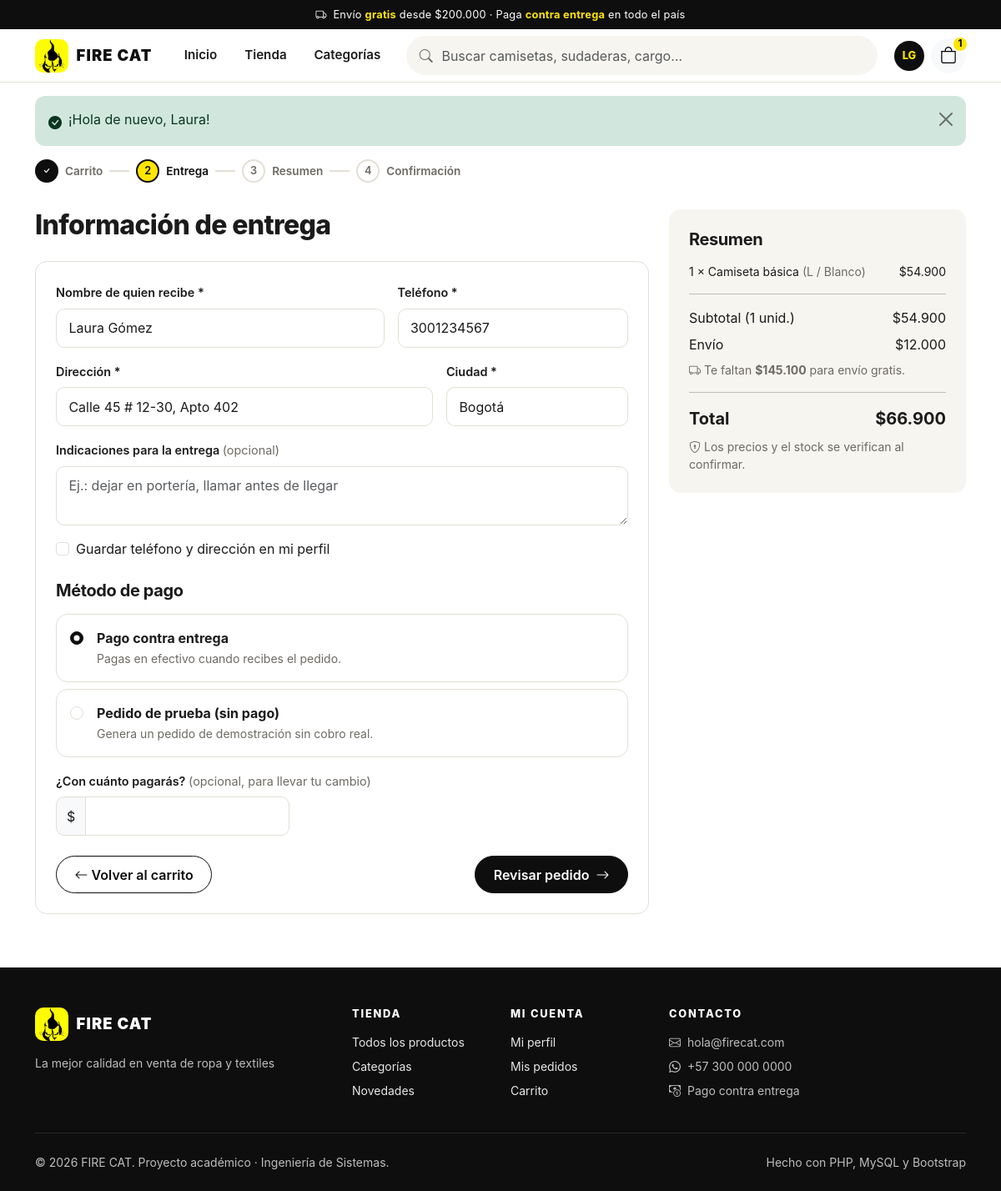
The app's page /checkout.php (signed in) with its own data.
### tables this page shows
CREATE TABLE usuarios (
    id                    INT UNSIGNED NOT NULL AUTO_INCREMENT,
    nombre                VARCHAR(60)  NOT NULL,
    apellido              VARCHAR(60)  NOT NULL,
    email                 VARCHAR(120) NOT NULL,
    password_hash         VARCHAR(255) NOT NULL,
    telefono              VARCHAR(20)  NULL,
    direccion             VARCHAR(160) NULL,
    ciudad                VARCHAR(80)  NULL,
    rol                   ENUM('administrador','cliente') NOT NULL DEFAULT 'cliente',
    estado                ENUM('activo','inactivo')       NOT NULL DEFAULT 'activo',
    debe_cambiar_password TINYINT(1)   NOT NULL DEFAULT 0,
    ultimo_acceso         DATETIME     NULL,
    fecha_registro        DATETIME     NOT NULL DEFAULT CURRENT_TIMESTAMP,
    fecha_actualizacion   DATETIME     NOT NULL DEFAULT CURRENT_TIMESTAMP ON UPDATE CURRENT_TIMESTAMP,
    PRIMARY KEY (id),
    UNIQUE KEY uq_usuarios_email (email),
    KEY idx_usuarios_rol_estado (rol, estado)
);

CREATE TABLE carrito_detalle (
    id              INT UNSIGNED      NOT NULL AUTO_INCREMENT,
    carrito_id      INT UNSIGNED      NOT NULL,
    producto_id     INT UNSIGNED      NOT NULL,
    variante_id     INT UNSIGNED      NOT NULL,
    cantidad        SMALLINT UNSIGNED NOT NULL DEFAULT 1,
    precio_unitario DECIMAL(10,2)     NOT NULL,
    fecha_agregado  DATETIME          NOT NULL DEFAULT CURRENT_TIMESTAMP,
    PRIMARY KEY (id),
    UNIQUE KEY uq_carrito_variante (carrito_id, variante_id),
    KEY idx_carrito_detalle_producto (producto_id),
    KEY idx_carrito_detalle_variante (variante_id),
    CONSTRAINT chk_carrito_cantidad CHECK (cantidad > 0),
    CONSTRAINT fk_carrito_detalle_carrito FOREIGN KEY (carrito_id)
        REFERENCES carritos (id) ON DELETE CASCADE ON UPDATE CASCADE,
    CONSTRAINT fk_carrito_detalle_producto FOREIGN KEY (producto_id)
        REFERENCES productos (id) ON DELETE CASCADE ON UPDATE CASCADE,
    CONSTRAINT fk_carrito_detalle_variante FOREIGN KEY (variante_id)
        REFERENCES variantes_producto (id) ON DELETE CASCADE ON UPDATE CASCADE
);

CREATE TABLE productos (
    id                  INT UNSIGNED  NOT NULL AUTO_INCREMENT,
    categoria_id        INT UNSIGNED  NOT NULL,
    nombre              VARCHAR(120)  NOT NULL,
    descripcion         TEXT          NULL,
    precio              DECIMAL(10,2) NOT NULL,
    imagen              VARCHAR(255)  NULL,
    destacado           TINYINT(1)    NOT NULL DEFAULT 0,
    estado              ENUM('activo','inactivo') NOT NULL DEFAULT 'activo',
    fecha_creacion      DATETIME      NOT NULL DEFAULT CURRENT_TIMESTAMP,
    fecha_actualizacion DATETIME      NOT NULL DEFAULT CURRENT_TIMESTAMP ON UPDATE CURRENT_TIMESTAMP,
    PRIMARY KEY (id),
    KEY idx_productos_categoria (categoria_id),
    KEY idx_productos_estado (estado, destacado),
    KEY idx_productos_nombre (nombre),
    CONSTRAINT chk_productos_precio CHECK (precio > 0),
    CONSTRAINT fk_productos_categoria FOREIGN KEY (categoria_id)
        REFERENCES categorias (id) ON DELETE RESTRICT ON UPDATE CASCADE
);

CREATE TABLE tallas (
    id     TINYINT UNSIGNED NOT NULL AUTO_INCREMENT,
    nombre VARCHAR(10)      NOT NULL,
    orden  TINYINT UNSIGNED NOT NULL DEFAULT 0,
    PRIMARY KEY (id),
    UNIQUE KEY uq_tallas_nombre (nombre)
);

CREATE TABLE colores (
    id          TINYINT UNSIGNED NOT NULL AUTO_INCREMENT,
    nombre      VARCHAR(30)      NOT NULL,
    codigo_hex  CHAR(7)          NOT NULL DEFAULT '#000000',
    PRIMARY KEY (id),
    UNIQUE KEY uq_colores_nombre (nombre)
);

### checkout.php (the view, shortened to what the rows shown need)
<?php
require __DIR__ . '/includes/bootstrap.php';
$usuario = requerir_login();
$uid = (int) $usuario['id'];
foreach (carrito_revisar($uid) as $aviso) {
    flash('warning', $aviso);
}
$items   = array_values(array_filter(carrito_items($uid), static fn($i) => $i['disponible']));
$resumen = carrito_resumen($items);
$errores = [];
$datos = $_SESSION['checkout'] ?? [
    'nombre'      => trim($usuario['nombre'] . ' ' . $usuario['apellido']),
    'telefono'    => (string) $usuario['telefono'],
    'direccion'   => (string) $usuario['direccion'],
    'ciudad'      => (string) $usuario['ciudad'],
    'notas'       => '',
    'metodo_pago' => 'contra_entrega',
    'pago_con'    => null,
    'guardar_direccion' => false,
];
$paso = (get_texto('paso', 10) === 'resumen' && isset($_SESSION['checkout']) && !$errores) ? 'resumen' : 'entrega';
require __DIR__ . '/includes/header.php';
?>
<div class="container">
    <div class="row g-4">
        <div class="col-lg-8">
        <?php if ($paso === 'entrega'): ?>
            <h1 class="h2 mb-4">Información de entrega</h1>
            <form method="post" action="<?= url('checkout.php') ?>" class="caja needs-validation" novalidate>
                <div class="row g-3">
                    <div class="col-md-7">
                        <label class="form-label" for="nombre">Nombre de quien recibe *</label>
                        <input class="form-control<?= clase_invalida($errores, 'nombre') ?>" id="nombre" name="nombre" required minlength="3" maxlength="120" value="<?= e($datos['nombre']) ?>" autocomplete="name">
                    </div>
                    <div class="col-md-5">
                        <label class="form-label" for="telefono">Teléfono *</label>
                        <input class="form-control<?= clase_invalida($errores, 'telefono') ?>" id="telefono" name="telefono" type="tel" required pattern="\+?[0-9 ]{7,20}" maxlength="20" value="<?= e($datos['telefono']) ?>" autocomplete="tel">
                    </div>
                    <div class="col-md-8">
                        <label class="form-label" for="direccion">Dirección *</label>
                        <input class="form-control<?= clase_invalida($errores, 'direccion') ?>" id="direccion" name="direccion" required minlength="5" maxlength="160" value="<?= e($datos['direccion']) ?>" placeholder="Calle, número, apartamento" autocomplete="street-address">
                    </div>
                    <div class="col-md-4">
                        <label class="form-label" for="ciudad">Ciudad *</label>
                        <input class="form-control<?= clase_invalida($errores, 'ciudad') ?>" id="ciudad" name="ciudad" required minlength="2" maxlength="80" value="<?= e($datos['ciudad']) ?>" autocomplete="address-level2">
                    </div>
                    <div class="col-12">
                        <label class="form-label" for="notas">Indicaciones para la entrega <span class="text-muted-fc fw-normal">(opcional)</span></label>
                        <textarea class="form-control" id="notas" name="notas" rows="2" maxlength="255" placeholder="Ej.: dejar en portería, llamar antes de llegar"><?= e($datos['notas']) ?></textarea>
                    </div>
                    <div class="col-12">
                        <div class="form-check">
                            <input class="form-check-input" type="checkbox" id="guardar_direccion" name="guardar_direccion" value="1" <?= !empty($datos['guardar_direccion']) ? 'checked' : '' ?>>
                            <label class="form-check-label" for="guardar_direccion">Guardar teléfono y dirección en mi perfil</label>
                        </div>
                    </div>
                </div>
                <h2 class="h5 fw-bold mt-4 mb-3">Método de pago</h2>
                <div class="d-grid gap-2">
                    <?php foreach (METODOS_PAGO as $clave => $texto): ?>
                        <label class="caja p-3 d-flex gap-3 align-items-start" for="mp-<?= e($clave) ?>">
                            <input class="form-check-input mt-1" type="radio" name="metodo_pago" id="mp-<?= e($clave) ?>" value="<?= e($clave) ?>" <?= $datos['metodo_pago'] === $clave ? 'checked' : '' ?> data-metodo-pago>
                            <span>
                                <strong class="d-block"><?= e($texto) ?></strong>
                                <small class="text-muted-fc"><?= $clave === 'contra_entrega' ? 'Pagas en efectivo cuando recibes el pedido.' : 'Genera un pedido de demostración sin cobro real.' ?></small>
                            </span>
                        </label>
                    <?php endforeach; ?>
                </div>
                <div class="mt-3" id="campo-pago-con">
                    <label class="form-label" for="pago_con">¿Con cuánto pagarás? <span class="text-muted-fc fw-normal">(opcional, para llevar tu cambio)</span></label>
                    <div class="input-group" style="max-width: 280px">
                        <span class="input-group-text">$</span>
                        <input class="form-control<?= clase_invalida($errores, 'pago_con') ?>" id="pago_con" name="pago_con" type="number" min="<?= (int) $resumen['total'] ?>" step="100" value="<?= e($datos['pago_con'] ?? '') ?>">
                    </div>
                </div>
                <div class="d-flex justify-content-between mt-4">
                    <a class="btn btn-outline-fc" href="<?= url('carrito.php') ?>"><i class="bi bi-arrow-left me-1"></i>Volver al carrito</a>
                    <button class="btn btn-fc" type="submit">Revisar pedido <i class="bi bi-arrow-right ms-1"></i></button>
                </div>
            </form>
        <?php endif; ?>
        </div>
        <div class="col-lg-4">
            <?php $mostrarItems = $paso === 'entrega'; require __DIR__ . '/includes/partials/resumen_compra.php'; ?>
        </div>
    </div>
</div>
<?php require __DIR__ . '/includes/footer.php'; ?>

### includes/header.php (shortened to what the rows shown need)
<?php defined('ROOT_PATH') || exit('Acceso directo no permitido.');
$usuario = usuario_actual();
?>
<!DOCTYPE html>
<html lang="es">
<head>
    <link rel="stylesheet" href="<?= asset('assets/vendor/bootstrap/bootstrap.min.css') ?>">
    <link rel="stylesheet" href="<?= asset('assets/vendor/bootstrap-icons/bootstrap-icons.min.css') ?>">
    <link rel="stylesheet" href="<?= asset('assets/css/tienda.css') ?>">
</head>
<body>
<nav class="navbar navbar-expand-lg navbar-fc sticky-top py-2" aria-label="Navegación principal">
    <div class="container">
        <div class="d-flex align-items-center gap-1 order-lg-3 ms-auto ms-lg-0">
            <?php if ($usuario): ?>
                <div class="dropdown">
                    <button class="btn btn-link p-0 border-0 ms-1" data-bs-toggle="dropdown" aria-expanded="false" aria-label="Mi cuenta">
                        <span class="avatar"><?= e(iniciales($usuario['nombre'], $usuario['apellido'])) ?></span>
                    </button>
                </div>
            <?php endif; ?>
        </div>
    </div>
</nav>
<main id="contenido">

### includes/partials/resumen_compra.php (shortened to what the rows shown need)
<div class="resumen-compra">
    <h2 class="h5 fw-bold mb-3">Resumen</h2>
    <?php if (!empty($mostrarItems)): ?>
        <ul class="list-unstyled small mb-3">
            <?php foreach ($items as $i): ?>
                <li class="d-flex justify-content-between gap-2 mb-2">
                    <span><?= (int) $i['cantidad'] ?> × <?= e($i['nombre']) ?> <span class="text-muted-fc">(<?= e($i['talla']) ?> / <?= e($i['color']) ?>)</span></span>
                    <span class="text-nowrap"><?= precio($i['subtotal']) ?></span>
                </li>
            <?php endforeach; ?>
        </ul>
    <?php endif; ?>
</div>

### records on screen
usuarios: iniciales($usuario['nombre'], $usuario['apellido']) "LG", telefono "3001234567", direccion "Calle 45 # 12-30, Apto 402", ciudad "Bogotá"
carrito_detalle: cantidad "1", producto.nombre "Camiseta básica", tallas.nombre "L", colores.nombre "Blanco", subtotal "$54.900"

### other values on screen
precio($envioGratis) "$200.000"
$nombreTienda "FIRE CAT"
$totalCarrito "1"
$texto "Inicio"
$texto "Tienda"
$texto "Categorías"
$f['mensaje'] "¡Hola de nuevo, Laura!"
$texto "Pago contra entrega"
$texto "Pedido de prueba (sin pago)"
$resumen['unidades'] "1"
precio($resumen['subtotal']) "$54.900"
precio($resumen['envio']) "$12.000"
precio($gratisDesde - $resumen['subtotal']) "$145.100"
precio($resumen['total']) "$66.900"
ajuste('eslogan', 'Ropa urbana con actitud.') "La mejor calidad en venta de ropa y textiles"
